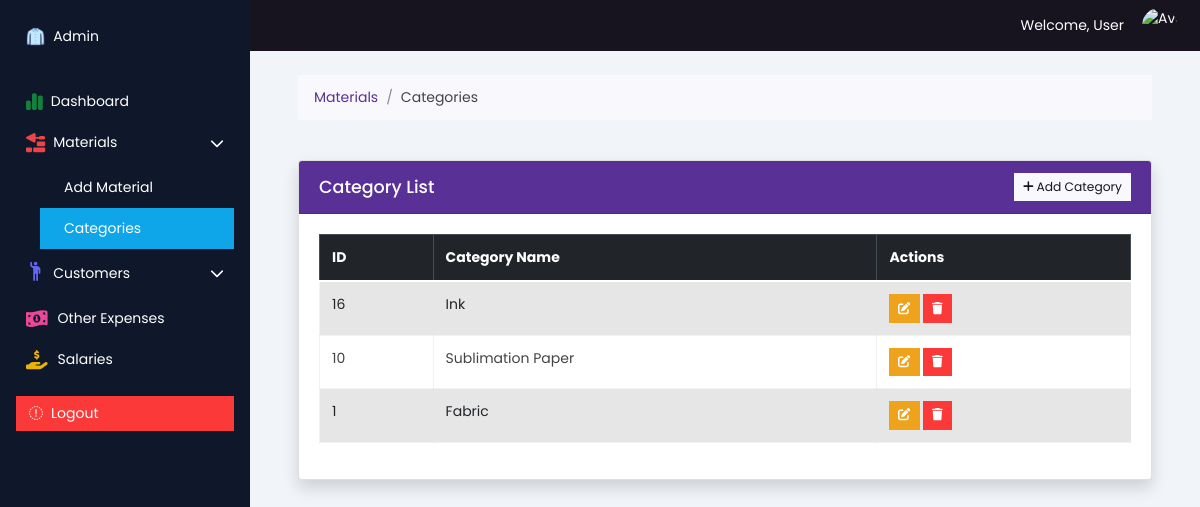
The page /admin/material_categories.php on the database its author committed.
### tables this page shows
CREATE TABLE `material_categories` (
  `category_id` int(11) NOT NULL,
  `category_name` varchar(255) NOT NULL
);

### models/admin_materials.php (called while the page is built, shortened)
<?php
function getMaterialCategories($conn) {
    $categories = [];
    $sql = "SELECT category_id, category_name FROM material_categories ORDER BY category_id DESC";
    if ($result = $conn->query($sql)) {
        while ($row = $result->fetch_assoc()) {
            $categories[] = $row;
        }
    } else {
        echo "Error: " . $conn->error;
    }
    return $categories;
}
?>

### admin/material_categories.php (the view, shortened to what this page needs)
<?php
require '../inc/database.php';
require '../models/admin_materials.php';
$categories = getMaterialCategories($conn);
?>
<!DOCTYPE html>
<html lang="en">
<head>
    <?php require '../inc/head.php'; ?>
    <link rel="stylesheet" href="../public/css/main.css">
</head>
<body class="poppins-regular">
    <?php require 'partials/sidebar.php'; ?>
    <div class="flex-grow-1 bg-slate-100">
        <?php require 'partials/header.php'; ?>
        <div class="container mt-4 px-5">
            <div class="row mb-4">
                <div class="col-md-12">
                    <nav aria-label="breadcrumb">
                        <ol class="breadcrumb">
                            <li class="breadcrumb-item"><a href="materials.php">Materials</a></li>
                            <li class="breadcrumb-item active" aria-current="page">Categories</li>
                        </ol>
                    </nav>
                </div>
            </div>
            <div class="row mb-4">
                <div class="col-md-12">
                    <div class="card shadow rounded">
                        <div class="card-header bg-primary text-white d-flex justify-content-between align-items-center">
                            <h5 class="mb-0">Category List</h5>
                            <button class="btn btn-light btn-sm" data-bs-toggle="modal" data-bs-target="#addCategoryModal">
                                <i class="fa-solid fa-plus"></i> Add Category
                            </button>
                        </div>
                        <div class="card-body">
                            <table class="table table-bordered table-striped">
                                <thead class="table-dark">
                                    <tr>
                                        <th>ID</th>
                                        <th>Category Name</th>
                                        <th>Actions</th>
                                    </tr>
                                </thead>
                                <tbody>
                                    <?php if (!empty($categories)): ?>
                                        <?php foreach ($categories as $category): ?>
                                            <tr>
                                                <td><?= htmlspecialchars($category['category_id']) ?></td>
                                                <td><?= htmlspecialchars($category['category_name']) ?></td>
                                                <td>
                                                    <button class="btn btn-warning btn-sm">
                                                        <i class="fa-solid fa-pen-to-square"></i>
                                                    </button>
                                                    <form action="../controllers/admin_delete_material_category.php" method="POST" class="d-inline" onsubmit="return confirm('Are you sure you want to delete this category? Deleting a category will also delete the materials under it.');">
                                                        <button type="submit" class="btn btn-danger btn-sm">
                                                            <i class="fa-solid fa-trash"></i>
                                                        </button>
                                                    </form>
                                                </td>
                                            </tr>
                                        <?php endforeach; ?>
                                    <?php else: ?>
                                        <tr>
                                            <td colspan="3" class="text-center">No categories found.</td>
                                        </tr>
                                    <?php endif; ?>
                                </tbody>
                            </table>
                        </div>
                    </div>
                </div>
            </div>
        </div>
    </div>
</body>
</html>

### public/css/main.css (style rules this page uses)
.poppins-regular { font-family: "Poppins", sans-serif; font-weight: 400; font-style: normal; }
* { margin: 0; padding: 0; box-sizing: border-box; }
body { display: flex; }
a { text-decoration: none; }
.bg-slate-100 { background-color: #f1f5f9; }

### rows shown on the page
material_categories: category_id "16", category_name "Ink"
material_categories: category_id "10", category_name "Sublimation Paper"
material_categories: category_id "1", category_name "Fabric"

### other values the page prints
$account_info['username'] "User"
